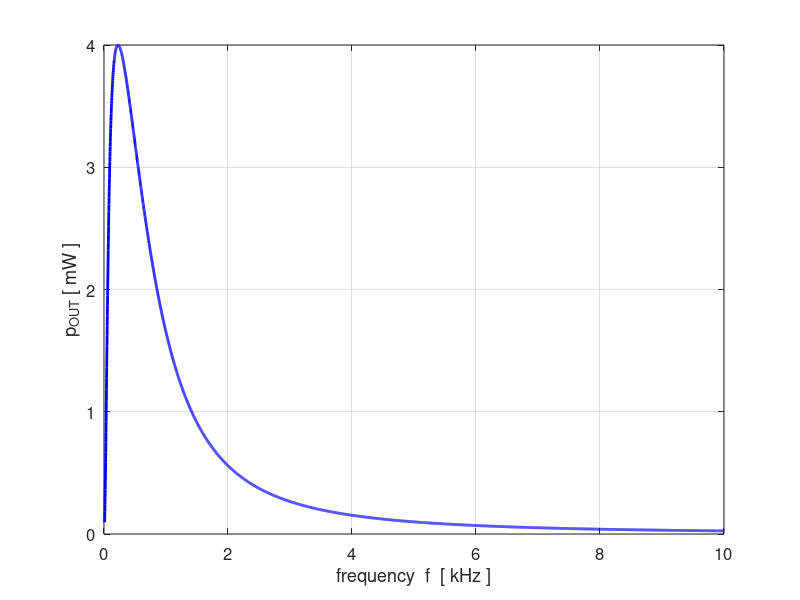
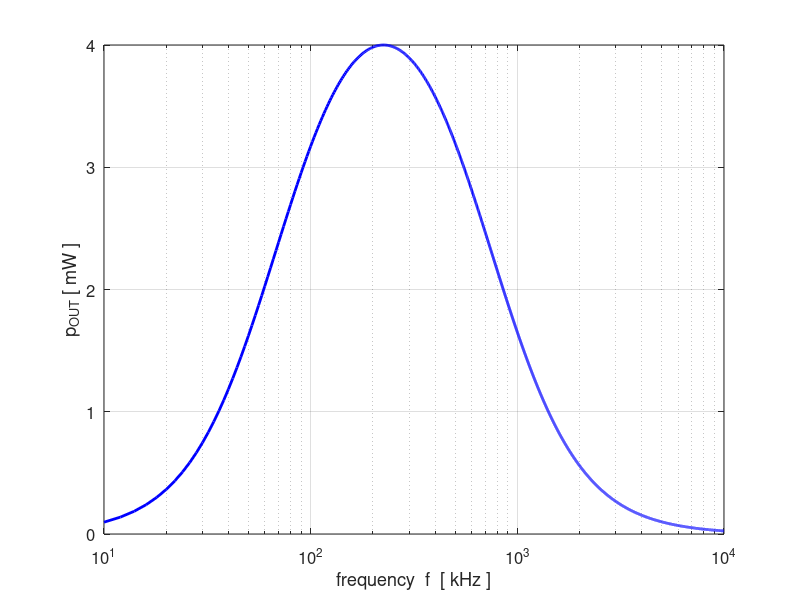

Recreate these plots in MATLAB, in order.
% CacFilters1.m

% Modelling FILTER circuits
% 

% Ian Cooper
% School of Physics, University of Sydney
% email: ian.cooper@sydney.edu.au
% ../mphome.htm
% 180103 


clear all
close all
clc

% ========================================================================
%   INPUTS   default values [ ]
% =======================================================================

% series resistance Z1 [ 1e3 ohms] 
   R1 = 1e3;
% capacitance Z2 [1.0e-6 F]
   C2 = 1e-6;
% capacitance Z3 [1.0e-6 F]
   C3 = 1e-6; 
% resistance Z4 [ 1e3 ohms] 
   R4 = 1e3;   
% output resistance Z5 [ 1e3 ohms]    
   R5 = 1e3;  R_OUT = R5;
% input peak voltage for apllied emf [10 V]   
    V_IN = 10;
% frequency range {N = 1000 fMIn = 10 Hz fMAx = 5e3 Hz]    
    N = 5000;
    fMin = 10;
    fMax =10e3;
% input signal frequency fs for time domain graph [319.6897] Hz
    fs = 319.6897;

% =======================================================================  
%   CALCULATIONS
% =======================================================================   
   f = linspace(fMin,fMax, N); 
   w = (2*pi).*f;
   
% impedances
   Z1 = R1;
   Z2 = -1i ./ (w .*C2);    
   Z3 = -1i ./ (w .*C3);
   Z4 = R4;
   Z5 = R5;
   Z6 = 1./(1./Z4 + 1./Z5);
   Z7 = Z3 + Z6;
   Z8 = 1./(1./Z2 + 1./Z7);
   Z9 = Z1 + Z8;
   
% currents [A] and voltages [V] 
   i1 = V_IN ./ Z9; i_IN = i1;
   v1 = i1 .* Z1;
   v2 = V_IN - v1;
   i3 = v2./Z3;
   i7 = i1 - i3;
   v6 = i7 .* Z6;
   i5 = v6./Z5;
   i_OUT = i5;
   I_OUT = abs(i_OUT);
   v_OUT = v6;
   V_OUT = abs(v_OUT);
   P_OUT = V_OUT .* I_OUT;
   
  
%    v3 = v2; v_OUT = v2;
%    i2 = v2 ./ Z2; 
%    i3 = v3 ./ Z3; i_OUT = i3; 
%    
% % Magnitudes: currents [mA] and voltages [V]
%    V1 = abs(v1);
%    V2 = abs(v2);
%    V3 = V2;
%    V_OUT = V2;
%    I1 = 1e3.*abs(i1); I_IN = I1;
%    I2 = 1e3.*abs(i2);
%    I3 = 1e3.*abs(i3);
%    I_OUT = I3;
%    
% % Phases   [rad /pi]
%      phi_1   = angle(v1)./pi;
%      phi_2   = angle(v2)./pi;
%      phi_3   = angle(v3)./pi;
%      phi_OUT = phi_3;
%      
%      theta_1 = angle(i1)./pi; 
%      theta_2 = angle(i2)./pi;
%      theta_3 = angle(i3)./pi;
%  
% % Powers  [mW]
%      P1 = V1.*I1;
%      P2 = V2.*I2;
%      P3 = V3.*I3; P_OUT = P3;
%      P_IN = V_IN .* I_IN;
% 
% % Voltage gain Av and -3dB point
%     Av = V_OUT ./ V_IN;
%     AvdB = real(20*log10(Av));
%     
%     AvdB_max = max(AvdB);
%     AvdB_3 = AvdB_max-3;
%     K = find(AvdB < AvdB_3,1);
%     if flagF == 2
%       K = find(AvdB > AvdB_3,1);
%     end
%     fC = f(K);
%     AvdB_C = AvdB(K);
%     
% % =======================================================================   
% % TIME DOMAIN    select source frequency fs
% % =======================================================================
%     
%     KK = find(f > fs,1);
%     Ns = 1000;
%     ws = 2*pi*fs;
%     Ts = 1/fs;
%     tMin = 0;
%     tMax = 3*Ts;
%     t = linspace(tMin,tMax,Ns);
%  % input signal emf   
%     emf = real(V_IN .* exp(1j*ws*t));
%  % output or load voltage
%     vLoad = real(abs(V3(KK)) .* exp(1j*(ws*t + pi*phi_3(KK))));
%    
%     
% =======================================================================
%   GRAPHICS
% =======================================================================
 
 figure(1)   % Av vs f -----------------------------------------------
    pos = [0.07 0.05 0.25 0.28];
    set(gcf,'Units','normalized');
    set(gcf,'Position',pos);
    set(gcf,'color','w');
    fss = 12;
    xP = f/1e3; yP = P_OUT.*1e3;        
    plot(xP, yP,'b','linewidth',2); 
%    hold on
%    xP = 1e-3.*[fC fC]; yP = [0 max(Av)];
%    plot(xP, yP,'r','linewidth',1);
    grid on
    xlabel('frequency  f  [ kHz ]')
    ylabel('p_{OUT} [ mW ]');
%    tm1 = 'f_C  =  ';
%    tm2 = num2str(fC, '%4.1f Hz \n');
%    tm = [tm1 tm2];
%    title(tm,'fontweight','normal');
    set(gca,'fontsize',fss)
%    

figure(2)   % Av vs f -----------------------------------------------
    pos = [0.33 0.05 0.25 0.28];
    set(gcf,'Units','normalized');
    set(gcf,'Position',pos);
    set(gcf,'color','w');
    fss = 12;
    xP = f; yP = P_OUT.*1e3;        
    semilogx(xP, yP,'b','linewidth',2); 
%    hold on
%    xP = 1e-3.*[fC fC]; yP = [0 max(Av)];
%    plot(xP, yP,'r','linewidth',1);
    grid on
    xlabel('frequency  f  [ kHz ]')
    ylabel('p_{OUT} [ mW ]');
%    tm1 = 'f_C  =  ';
%    tm2 = num2str(fC, '%4.1f Hz \n');
%    tm = [tm1 tm2];
%    title(tm,'fontweight','normal');
    set(gca,'fontsize',fss)
%    

% figure(2)   % Av vs log(f) ----------------------------------------------
%    pos = [0.33 0.05 0.25 0.28];
%    set(gcf,'Units','normalized');
%    set(gcf,'Position',pos);
%    set(gcf,'color','w');
%    fss = 12;
%    xP = f; yP = AvdB;        
%    semilogx(xP, yP,'b','linewidth',2); 
%    hold on
%    xP = fC.*ones(length(yticks),1);
%    yP = yticks;
%    semilogx(xP, yP,'r','linewidth',1);
%    yP = AvdB_C.*ones(length(xticks),1);
%    xP = xticks;
%    semilogx(xP, yP,'r','linewidth',1);
%    
%    grid on
%    xlabel('f_{IN}  [ Hz ]');
%    ylabel('voltage gain  A_v  [dB]');
%    tm1 = 'f_C  =  ';
%    tm2 = num2str(fC, '%4.1f Hz \n');
%    tm = [tm1 tm2];
%    title(tm,'fontweight','normal');
%    set(gca,'fontsize',fss) 
%    
%    
% figure(3)   % output phase vs log10(f) ----------------------------------
%    pos = [0.59 0.05 0.25 0.28];
%    set(gcf,'Units','normalized');
%    set(gcf,'Position',pos);
%    set(gcf,'color','w');
%    fss = 12;
%    xP = f; yP = phi_OUT;        
%    semilogx(xP, yP,'b','linewidth',2);
%    hold on
%    xP = [fC fC];
%    yP = [-0.5 0];
%    if flagF == 2
%      yP = [0 0.5];
%    end
%    semilogx(xP, yP,'r','linewidth',1);
%    grid on
%    xlabel('f_{IN}  [ Hz ]');
%    ylabel('\phi_{OUT} / \pi');
%    tm1 = 'f_C  =  ';
%    tm2 = num2str(fC, '%4.1f Hz \n');
%    tm = [tm1 tm2];
%    title(tm,'fontweight','normal');
%    set(gca,'fontsize',fss)  
%    set(gca,'yTIck',-0.5:0.125:0);
%    if flagF == 2
%    set(gca,'yTIck',0:0.125:0.5);
%    end
%    
%  figure(4)   % output power  [mW] ----------------------------------
%    pos = [0.07 0.42 0.25 0.28];
%    set(gcf,'Units','normalized');
%    set(gcf,'Position',pos);
%    set(gcf,'color','w');
%    fss = 12;
%    xP = f; yP = P_OUT;        % capacitve reactance
%    semilogx(xP, yP,'b','linewidth',2);
%    hold on
%    xP = [fC fC]; yP = [0 max(P_OUT)];
%    semilogx(xP, yP,'r','linewidth',1);
%    
%    yP = max(P_OUT)/2.*ones(length(xticks),1);
%    xP = xticks;
%    semilogx(xP, yP,'r','linewidth',1);
%    
%    grid on
%    xlabel('f_{IN}  [ Hz ]');
%    ylabel('P_{OUT}  [ mW]');
%    tm1 = 'f_C  =  ';
%    tm2 = num2str(fC, '%4.1f Hz \n');
%    tm = [tm1 tm2];
%    title(tm,'fontweight','normal');
%    set(gca,'fontsize',fss)  
%    
%   figure(5)   % time domain: voltages  -------------------------------------
%    pos = [0.33 0.42 0.25 0.28];
%    set(gcf,'Units','normalized');
%    set(gcf,'Position',pos);
%    set(gcf,'color','w');
%    
%    xP = 1e3.*t; yP = emf;        
%    plot(xP, yP,'b','linewidth',2);   
%    hold on
%    yP = vLoad;
%    plot(xP, yP,'r','linewidth',2); 
%    legend(' emf',' v_{OUT}');
%    grid on
%    xlabel('time t  [ ms ]')
%    ylabel('voltages  V  [ V ]');
%    
%     tm1 = 'f_{IN}  =  ';
%     tm2 = num2str(fs, '%3.0f \n');
%     tm3 = ' Hz';
%     tm4 = '   \phi_{OUT} / \pi =  ';
%     tm5 = num2str(phi_OUT(KK), '%3.2f \n');
%     tm6 = ' ';
%     tm = [tm1 tm2 tm3 tm4 tm5 tm6];
%     h_tm = title(tm,'fontWeight','normal');
%     set(h_tm,'fontsize',fss);
%     set(gca,'fontsize',fss)      
%  
%    
%    
